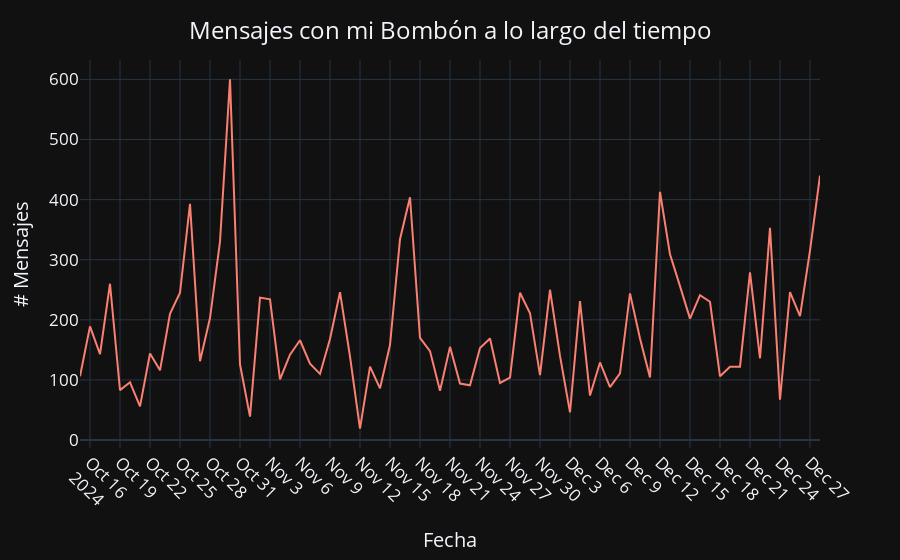

The notebook cell saved with this chart:
### Code cell
#(NO LO SOPORTA VISUAL STUDIO CODE)

# Crear una columna de 1 para realizar el conteo de mensajes
df['# Mensajes por día'] = 1

# Sumar (contar) los mensajes que tengan la misma fecha
date_df = df.groupby('Fecha').sum().reset_index()

# Plotear la cantidad de mensajes respecto del tiempo
fig = px.line(date_df, x='Fecha', y='# Mensajes por día', color_discrete_sequence=['salmon'], template='plotly_dark')

# Ajustar el gráfico
fig.update_layout(
    title={'text': 'Mensajes con mi Bombón a lo largo del tiempo', 'y':0.96, 'x':0.5, 'xanchor': 'center'},
    font=dict(size=17))
fig.update_xaxes(title_text='Fecha', tickangle=45, nticks=35)
fig.update_yaxes(title_text='# Mensajes')
#fig.show()
